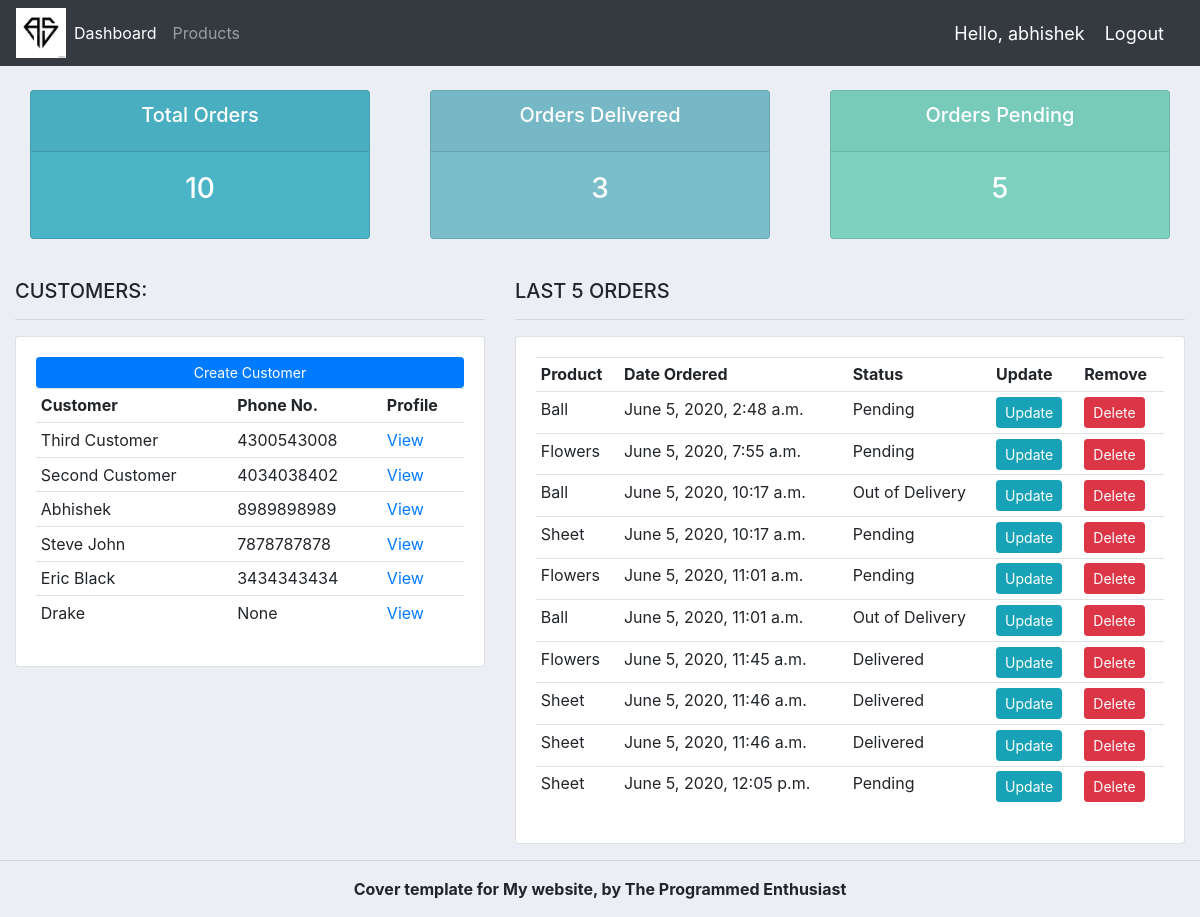
/accounts/ (signed in), run on the app's committed database.
### accounts/models.py (models this page shows, shortened)
class Customer(models.Model):
    user = models.OneToOneField(User, null=True,blank=True, on_delete=CASCADE)
    profile_pic = models.ImageField(null=True, blank=True, default='1.jpeg')
    name = models.CharField(max_length=200, null=True)
    phone = models.CharField(max_length=200, null=True)
    email = models.CharField(max_length=200, null=True)
    date = models.DateTimeField(auto_now_add=True, null=True)

class Order(models.Model):
    STATUS = (
        ('Pending', 'Pending'),
        ('Delivered', 'Delivered'),
        ('Out of Delivery', 'Out of Delivery')
    )
    customer = models.ForeignKey(Customer, null=True, on_delete=CASCADE)
    product = models.ForeignKey(Product, null=True, on_delete=CASCADE)
    date_created = models.DateTimeField(auto_now_add=True, null=True)
    status = models.CharField(max_length=200, choices=STATUS, null=True)
    note = models.CharField(max_length=1000, null=True)

class Product(models.Model):
    CATEGORIES = (
        ('Indoor', 'Indoor'),
        ('Out Door', 'Out Door')
    )
    name = models.CharField(max_length=200, null=True)
    price = models.FloatField(null=True)
    category = models.CharField(max_length=200, choices=CATEGORIES, null=True)
    description = models.CharField(max_length=200, null=True, blank=True)
    date_created = models.DateTimeField(auto_now_add=True, null=True)
    tags = models.ManyToManyField(Tag)
    def __str__(self):
        return self.name

### accounts/decorators.py (the view)
    def wrapper_func(request, *args, **kwargs):
        group = None
        if request.user.groups.exists():
            group = request.user.groups.all()[0].name
        if group == 'Customer':
            return redirect('user-page')
        if group == 'Admin':
            return view_func(request, *args, **kwargs)

### accounts/views.py (called while the page is built)
@login_required(login_url='login')
@admin_only
def home(request):
    orders = Order.objects.all()
    customers = Customer.objects.all()
    total_orders = orders.count()
    delivered = orders.filter(status='Delivered').count()
    pending = orders.filter(status='Pending').count()
    context = {'orders': orders, 'customers': customers,
               'total_orders': total_orders, 'pending': pending, 'delivered': delivered}
    return render(request, 'accounts/dashboard.html', context, )

### accounts/templates/accounts/dashboard.html
{%  extends 'base.html' %}
{% block content %}
{%  include 'accounts/statuss.html' %}
<br>
<div class="row">
	<div class="col-md-5">
		<h5>CUSTOMERS:</h5>
		<hr>
		<div class="card card-body">
			<a class="btn btn-primary  btn-sm btn-block" href="">Create Customer</a>
			<table class="table table-sm">
				<tr>
					<th>Customer</th>
					<th>Phone No.</th>
                    <th>Profile</th>
				</tr>
                {% for customer in customers %}
                     <tr>
                        <td>{{ customer.name }}</td>
                        <td>{{ customer.phone }}</td>
                        <td><a href="{% url 'customer' customer.id %}">View</a></td>
                     </tr>
                {% endfor %}
			</table>
		</div>
	</div>
	<div class="col-md-7">
		<h5>LAST 5 ORDERS</h5>
		<hr>
		<div class="card card-body">
			<table class="table table-sm">
				<tr>
					<th>Product</th>
					<th>Date Ordered</th>
					<th>Status</th>
					<th>Update</th>
					<th>Remove</th>
				</tr>
                {% for order in orders %}
                     <tr>
                        <td>{{ order.product }}</td>
                        <td>{{ order.date_created }}</td>
                        <td>{{ order.status }}</td>
                        <td><a class="btn btn-sm btn-info" href="{% url 'update_order' order.id %}">Update</a></td>
                        <td><a class="btn btn-sm btn-danger" href="{% url 'delete_order' order.id %}">Delete</a></td>
                     </tr>
                {% endfor %}
			</table>
		</div>
	</div>
</div>
{% endblock %}

### accounts/templates/base.html (shortened to what this page needs)
{% load static %}
<!DOCTYPE html>
<html>
<head>
	<link rel="stylesheet" href="https://stackpath.bootstrapcdn.com/bootstrap/4.3.1/css/bootstrap.min.css">
    <link rel="stylesheet" type="text/css" href="{% static '/css/base.css' %}">
</head>
<body>
	{%  include 'accounts/navbar.html' %}
	<div class="container-fluid">
	{% block content %}
	{% endblock %}
    </div>
	<hr>
      <footer class="mastfoot mt-auto">
        <div class="inner text-center">
          <b><p>Cover template for My website, by The Programmed Enthusiast</p></b>
        </div>
      </footer>
</body>
</html>

### accounts/templates/accounts/navbar.html (shortened to what this page needs)
{% load static %}
<nav class="navbar navbar-expand-lg navbar-dark bg-dark">
    <img src="{% static 'images/logo.png' %}" alt="Not Loaded" height="50px" width="50px">
  <div class="collapse navbar-collapse" id="navbarNav">
    <ul class="navbar-nav">
        {% if request.user.is_staff %}
          <li class="nav-item active">
            <a class="nav-link" href="{% url 'home' %}">Dashboard</a>
          </li>
          <li class="nav-item">
            <a class="nav-link" href="{% url 'products' %}">Products</a>
          </li>
        {% else %}
            <li class="nav-item">
                <a href="{% url 'account' %}" class="nav-item">Settings</a>
            </li>
        {% endif %}
    </ul>
  </div>
    <span class="hello-msg">Hello, {{ request.user }}</span>
    <span><a class="hello-msg" href="{% url 'logout' %}">Logout</a></span>
</nav>

### accounts/templates/accounts/statuss.html
<br>
<div class="row">
	<div class="col">
		<div class="col-md">
			<div class="card text-center text-white  mb-3" id="total-orders">
			  	<div class="card-header">
			  		<h5 class="card-title">Total Orders</h5>
			  	</div>
			  	<div class="card-body">
			    	<h3 class="card-title">{{ total_orders }}</h3>
			  	</div>
			</div>
		</div>
	</div>
	<div class="col">
		<div class="col-md">
			<div class="card text-center text-white  mb-3" id="orders-delivered">
			  	<div class="card-header">
			  		<h5 class="card-title">Orders Delivered</h5>
			  	</div>
			  	<div class="card-body">
			    	<h3 class="card-title">{{ delivered }}</h3>
			  	</div>
			</div>
		</div>
	</div>
	<div class="col">
		<div class="col-md">
			<div class="card text-center text-white  mb-3" id="orders-pending">
			  	<div class="card-header">
			  		<h5 class="card-title">Orders Pending</h5>
			  	</div>
			  	<div class="card-body">
			    	<h3 class="card-title">{{ pending }}</h3>
			  	</div>
			</div>
		</div>
	</div>
</div>

### static/css/base.css (style rules this page uses)
body { background-color: #ebeff5; }
#total-orders { background-color: #4cb4c7; }
#orders-delivered { background-color: #7abecc; }
#orders-pending { background-color: #7CD1C0; }

### accounts/templates/accounts/navbar.html (style rules this page uses)
.hello-msg { color: white; font-size: 18px; margin-right: 20px; }

### data on the page
Customer: name "Third Customer", phone "4300543008"
Customer: name "Second Customer", phone "4034038402"
Customer: name "Abhishek", phone "8989898989"
Customer: name "Steve John", phone "7878787878"
Customer: name "Eric Black", phone "3434343434"
Customer: name "Drake", phone "None"
Order: product "Ball", date_created "June 5, 2020, 2:48 a.m.", status "Pending"
Order: product "Flowers", date_created "June 5, 2020, 7:55 a.m.", status "Pending"
Order: product "Ball", date_created "June 5, 2020, 10:17 a.m.", status "Out of Delivery"
Order: product "Sheet", date_created "June 5, 2020, 10:17 a.m.", status "Pending"
Order: product "Flowers", date_created "June 5, 2020, 11:01 a.m.", status "Pending"
Order: product "Ball", date_created "June 5, 2020, 11:01 a.m.", status "Out of Delivery"
Order: product "Flowers", date_created "June 5, 2020, 11:45 a.m.", status "Delivered"
Order: product "Sheet", date_created "June 5, 2020, 11:46 a.m.", status "Delivered"
Order: product "Sheet", date_created "June 5, 2020, 11:46 a.m.", status "Delivered"
Order: product "Sheet", date_created "June 5, 2020, 12:05 p.m.", status "Pending"

### other printed values
{{ request.user }} "abhishek"
{{ total_orders }} "10"
{{ delivered }} "3"
{{ pending }} "5"
